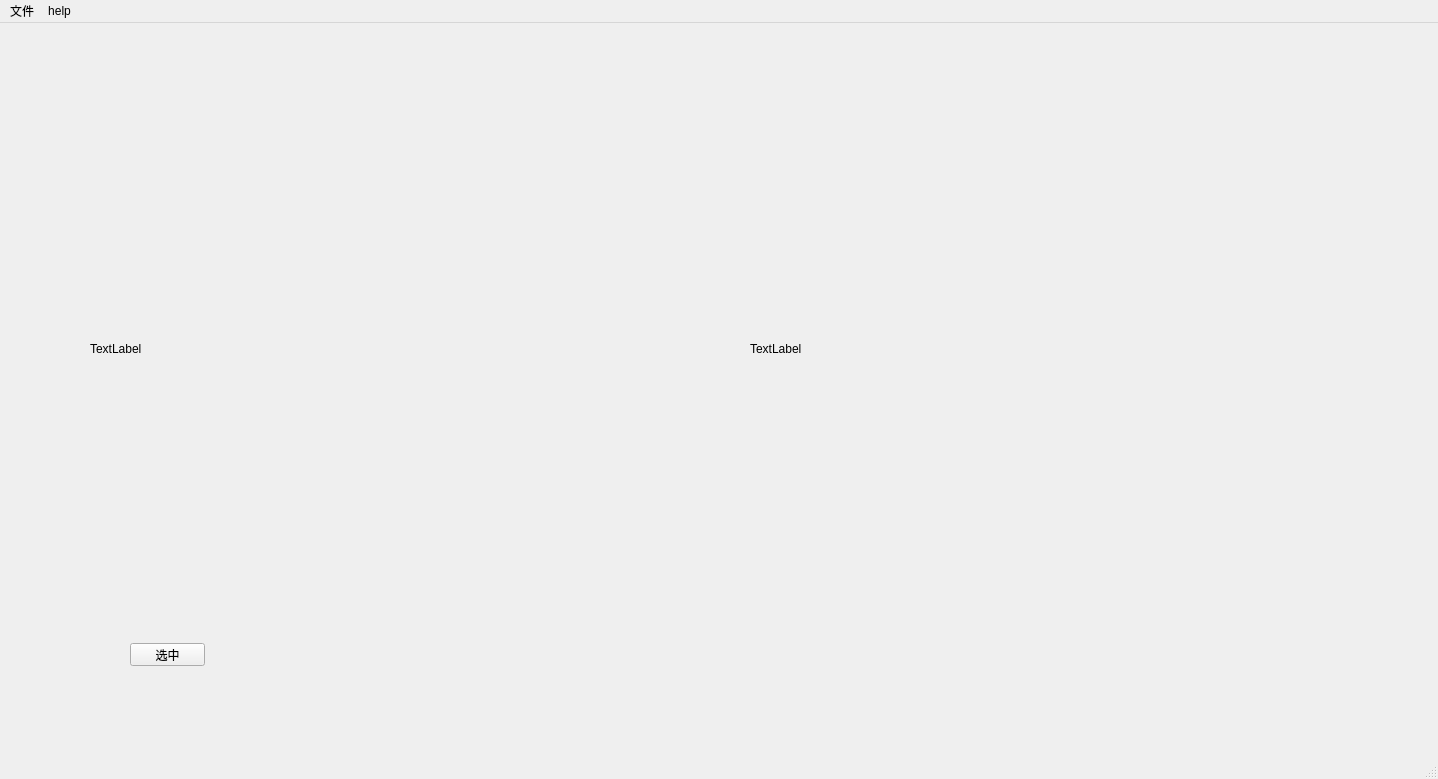
<?xml version="1.0" encoding="UTF-8"?>
<ui version="4.0">
 <class>MainWindow</class>
 <widget class="QMainWindow" name="MainWindow">
  <property name="geometry">
   <rect>
    <x>0</x>
    <y>0</y>
    <width>1438</width>
    <height>779</height>
   </rect>
  </property>
  <property name="windowTitle">
   <string>my</string>
  </property>
  <widget class="QWidget" name="centralwidget">
   <widget class="QPushButton" name="select_button">
    <property name="geometry">
     <rect>
      <x>130</x>
      <y>620</y>
      <width>75</width>
      <height>23</height>
     </rect>
    </property>
    <property name="text">
     <string>选中</string>
    </property>
   </widget>
   <widget class="QLabel" name="img_label">
    <property name="geometry">
     <rect>
      <x>90</x>
      <y>70</y>
      <width>512</width>
      <height>512</height>
     </rect>
    </property>
    <property name="maximumSize">
     <size>
      <width>512</width>
      <height>512</height>
     </size>
    </property>
    <property name="text">
     <string>TextLabel</string>
    </property>
   </widget>
   <widget class="QLabel" name="handled_label">
    <property name="geometry">
     <rect>
      <x>750</x>
      <y>70</y>
      <width>512</width>
      <height>512</height>
     </rect>
    </property>
    <property name="text">
     <string>TextLabel</string>
    </property>
   </widget>
  </widget>
  <widget class="QMenuBar" name="menubar_file">
   <property name="geometry">
    <rect>
     <x>0</x>
     <y>0</y>
     <width>1438</width>
     <height>23</height>
    </rect>
   </property>
   <widget class="QMenu" name="menu">
    <property name="title">
     <string>文件</string>
    </property>
    <addaction name="actionopen"/>
    <addaction name="actionsave"/>
    <addaction name="actionquit"/>
   </widget>
   <widget class="QMenu" name="menuhelp">
    <property name="title">
     <string>help</string>
    </property>
   </widget>
   <addaction name="menu"/>
   <addaction name="menuhelp"/>
  </widget>
  <widget class="QStatusBar" name="statusbar"/>
  <action name="actionopen">
   <property name="text">
    <string>open</string>
   </property>
  </action>
  <action name="actionsave">
   <property name="text">
    <string>save</string>
   </property>
  </action>
  <action name="actionquit">
   <property name="text">
    <string>quit</string>
   </property>
  </action>
 </widget>
 <resources/>
 <connections/>
</ui>
